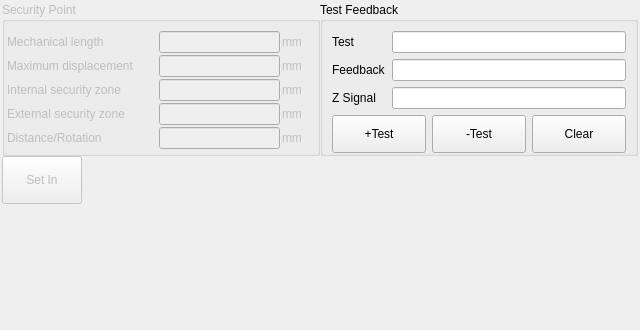
<?xml version="1.0" encoding="UTF-8"?>
<ui version="4.0">
 <class>AxisSettingsFrame</class>
 <widget class="QFrame" name="AxisSettingsFrame">
  <property name="geometry">
   <rect>
    <x>0</x>
    <y>0</y>
    <width>640</width>
    <height>330</height>
   </rect>
  </property>
  <property name="windowTitle">
   <string>Frame</string>
  </property>
  <property name="styleSheet">
   <string notr="true">QMessageBox QAbstractButton
{
    min-width: 90px;
	min-height:30px;
}
</string>
  </property>
  <property name="frameShape">
   <enum>QFrame::NoFrame</enum>
  </property>
  <property name="frameShadow">
   <enum>QFrame::Plain</enum>
  </property>
  <layout class="QVBoxLayout" name="verticalLayout">
   <property name="spacing">
    <number>0</number>
   </property>
   <property name="margin">
    <number>2</number>
   </property>
   <item>
    <layout class="QHBoxLayout" name="horizontalLayout_3">
     <item>
      <widget class="QGroupBox" name="securityPointGroupBox">
       <property name="enabled">
        <bool>false</bool>
       </property>
       <property name="title">
        <string>Security Point</string>
       </property>
       <layout class="QGridLayout" name="gridLayout">
        <property name="leftMargin">
         <number>2</number>
        </property>
        <property name="bottomMargin">
         <number>2</number>
        </property>
        <property name="spacing">
         <number>2</number>
        </property>
        <item row="1" column="0">
         <widget class="QLabel" name="label_2">
          <property name="sizePolicy">
           <sizepolicy hsizetype="Fixed" vsizetype="Preferred">
            <horstretch>0</horstretch>
            <verstretch>0</verstretch>
           </sizepolicy>
          </property>
          <property name="minimumSize">
           <size>
            <width>150</width>
            <height>0</height>
           </size>
          </property>
          <property name="text">
           <string>Maximum displacement</string>
          </property>
         </widget>
        </item>
        <item row="1" column="1">
         <widget class="ICLineEditWithVirtualNumericKeypad" name="maximumDisplacementLineEdit"/>
        </item>
        <item row="2" column="0">
         <widget class="QLabel" name="minLabel">
          <property name="sizePolicy">
           <sizepolicy hsizetype="Fixed" vsizetype="Preferred">
            <horstretch>0</horstretch>
            <verstretch>0</verstretch>
           </sizepolicy>
          </property>
          <property name="minimumSize">
           <size>
            <width>150</width>
            <height>0</height>
           </size>
          </property>
          <property name="text">
           <string>Internal security zone</string>
          </property>
         </widget>
        </item>
        <item row="2" column="1">
         <widget class="ICLineEditWithVirtualNumericKeypad" name="internalSecurityZoneLineEdit"/>
        </item>
        <item row="3" column="0">
         <widget class="QLabel" name="maxLabel">
          <property name="sizePolicy">
           <sizepolicy hsizetype="Fixed" vsizetype="Preferred">
            <horstretch>0</horstretch>
            <verstretch>0</verstretch>
           </sizepolicy>
          </property>
          <property name="minimumSize">
           <size>
            <width>150</width>
            <height>0</height>
           </size>
          </property>
          <property name="text">
           <string>External security zone</string>
          </property>
         </widget>
        </item>
        <item row="3" column="1">
         <widget class="ICLineEditWithVirtualNumericKeypad" name="externalSecurityZoneLineEdit"/>
        </item>
        <item row="1" column="2">
         <widget class="QLabel" name="label_4">
          <property name="sizePolicy">
           <sizepolicy hsizetype="Fixed" vsizetype="Preferred">
            <horstretch>0</horstretch>
            <verstretch>0</verstretch>
           </sizepolicy>
          </property>
          <property name="minimumSize">
           <size>
            <width>26</width>
            <height>0</height>
           </size>
          </property>
          <property name="text">
           <string>mm</string>
          </property>
         </widget>
        </item>
        <item row="2" column="2">
         <widget class="QLabel" name="minUnitLabel">
          <property name="sizePolicy">
           <sizepolicy hsizetype="Fixed" vsizetype="Preferred">
            <horstretch>0</horstretch>
            <verstretch>0</verstretch>
           </sizepolicy>
          </property>
          <property name="minimumSize">
           <size>
            <width>26</width>
            <height>0</height>
           </size>
          </property>
          <property name="text">
           <string>mm</string>
          </property>
         </widget>
        </item>
        <item row="3" column="2">
         <widget class="QLabel" name="maxUnitLabel">
          <property name="sizePolicy">
           <sizepolicy hsizetype="Fixed" vsizetype="Preferred">
            <horstretch>0</horstretch>
            <verstretch>0</verstretch>
           </sizepolicy>
          </property>
          <property name="minimumSize">
           <size>
            <width>26</width>
            <height>0</height>
           </size>
          </property>
          <property name="text">
           <string>mm</string>
          </property>
         </widget>
        </item>
        <item row="4" column="2">
         <widget class="QLabel" name="label_11">
          <property name="sizePolicy">
           <sizepolicy hsizetype="Fixed" vsizetype="Preferred">
            <horstretch>0</horstretch>
            <verstretch>0</verstretch>
           </sizepolicy>
          </property>
          <property name="minimumSize">
           <size>
            <width>26</width>
            <height>0</height>
           </size>
          </property>
          <property name="text">
           <string>mm</string>
          </property>
         </widget>
        </item>
        <item row="4" column="1">
         <widget class="ICLineEditWithVirtualNumericKeypad" name="distanceRotationEdit"/>
        </item>
        <item row="4" column="0">
         <widget class="QLabel" name="label_8">
          <property name="sizePolicy">
           <sizepolicy hsizetype="Fixed" vsizetype="Preferred">
            <horstretch>0</horstretch>
            <verstretch>0</verstretch>
           </sizepolicy>
          </property>
          <property name="minimumSize">
           <size>
            <width>150</width>
            <height>0</height>
           </size>
          </property>
          <property name="text">
           <string>Distance/Rotation</string>
          </property>
         </widget>
        </item>
        <item row="0" column="1">
         <widget class="ICLineEditWithVirtualNumericKeypad" name="mechanicalLengthLineEdit">
          <property name="enabled">
           <bool>false</bool>
          </property>
         </widget>
        </item>
        <item row="0" column="2">
         <widget class="QLabel" name="label_3">
          <property name="sizePolicy">
           <sizepolicy hsizetype="Fixed" vsizetype="Preferred">
            <horstretch>0</horstretch>
            <verstretch>0</verstretch>
           </sizepolicy>
          </property>
          <property name="minimumSize">
           <size>
            <width>26</width>
            <height>0</height>
           </size>
          </property>
          <property name="text">
           <string>mm</string>
          </property>
         </widget>
        </item>
        <item row="0" column="0">
         <widget class="QLabel" name="label">
          <property name="sizePolicy">
           <sizepolicy hsizetype="Fixed" vsizetype="Preferred">
            <horstretch>0</horstretch>
            <verstretch>0</verstretch>
           </sizepolicy>
          </property>
          <property name="minimumSize">
           <size>
            <width>150</width>
            <height>0</height>
           </size>
          </property>
          <property name="text">
           <string>Mechanical length</string>
          </property>
         </widget>
        </item>
       </layout>
      </widget>
     </item>
     <item>
      <widget class="QGroupBox" name="groupBox_2">
       <property name="title">
        <string>Test Feedback</string>
       </property>
       <layout class="QFormLayout" name="formLayout_2">
        <property name="bottomMargin">
         <number>0</number>
        </property>
        <item row="0" column="0">
         <widget class="QLabel" name="label_5">
          <property name="text">
           <string>Test</string>
          </property>
         </widget>
        </item>
        <item row="0" column="1">
         <widget class="QLineEdit" name="testLineEdit"/>
        </item>
        <item row="1" column="0">
         <widget class="QLabel" name="label_6">
          <property name="text">
           <string>Feedback</string>
          </property>
         </widget>
        </item>
        <item row="1" column="1">
         <widget class="QLineEdit" name="feedbackEdit"/>
        </item>
        <item row="2" column="0">
         <widget class="QLabel" name="label_7">
          <property name="text">
           <string>Z Signal</string>
          </property>
         </widget>
        </item>
        <item row="2" column="1">
         <widget class="QLineEdit" name="zSignalEdit"/>
        </item>
        <item row="3" column="0" colspan="2">
         <layout class="QHBoxLayout" name="horizontalLayout">
          <item>
           <widget class="QPushButton" name="testPushButton">
            <property name="sizePolicy">
             <sizepolicy hsizetype="Preferred" vsizetype="Preferred">
              <horstretch>0</horstretch>
              <verstretch>0</verstretch>
             </sizepolicy>
            </property>
            <property name="minimumSize">
             <size>
              <width>80</width>
              <height>38</height>
             </size>
            </property>
            <property name="text">
             <string>+Test</string>
            </property>
           </widget>
          </item>
          <item>
           <widget class="QPushButton" name="revTestPushButton">
            <property name="sizePolicy">
             <sizepolicy hsizetype="Preferred" vsizetype="Preferred">
              <horstretch>0</horstretch>
              <verstretch>0</verstretch>
             </sizepolicy>
            </property>
            <property name="minimumSize">
             <size>
              <width>80</width>
              <height>38</height>
             </size>
            </property>
            <property name="text">
             <string>-Test</string>
            </property>
           </widget>
          </item>
          <item>
           <widget class="QPushButton" name="pushButton">
            <property name="sizePolicy">
             <sizepolicy hsizetype="Preferred" vsizetype="Preferred">
              <horstretch>0</horstretch>
              <verstretch>0</verstretch>
             </sizepolicy>
            </property>
            <property name="minimumSize">
             <size>
              <width>80</width>
              <height>38</height>
             </size>
            </property>
            <property name="text">
             <string>Clear</string>
            </property>
           </widget>
          </item>
         </layout>
        </item>
       </layout>
      </widget>
     </item>
    </layout>
   </item>
   <item>
    <layout class="QHBoxLayout" name="horizontalLayout_2">
     <item>
      <widget class="QToolButton" name="saveToolButton">
       <property name="enabled">
        <bool>false</bool>
       </property>
       <property name="sizePolicy">
        <sizepolicy hsizetype="Preferred" vsizetype="Preferred">
         <horstretch>0</horstretch>
         <verstretch>0</verstretch>
        </sizepolicy>
       </property>
       <property name="minimumSize">
        <size>
         <width>80</width>
         <height>48</height>
        </size>
       </property>
       <property name="maximumSize">
        <size>
         <width>80</width>
         <height>48</height>
        </size>
       </property>
       <property name="text">
        <string>Set In</string>
       </property>
      </widget>
     </item>
     <item>
      <widget class="QLabel" name="guildLabel">
       <property name="text">
        <string/>
       </property>
      </widget>
     </item>
    </layout>
   </item>
   <item>
    <spacer name="verticalSpacer">
     <property name="orientation">
      <enum>Qt::Vertical</enum>
     </property>
     <property name="sizeHint" stdset="0">
      <size>
       <width>20</width>
       <height>40</height>
      </size>
     </property>
    </spacer>
   </item>
  </layout>
 </widget>
 <customwidgets>
  <customwidget>
   <class>ICLineEditWithVirtualNumericKeypad</class>
   <extends>QLineEdit</extends>
   <header>iclineeditwithvirtualnumerickeypad.h</header>
  </customwidget>
 </customwidgets>
 <resources/>
 <connections/>
</ui>
